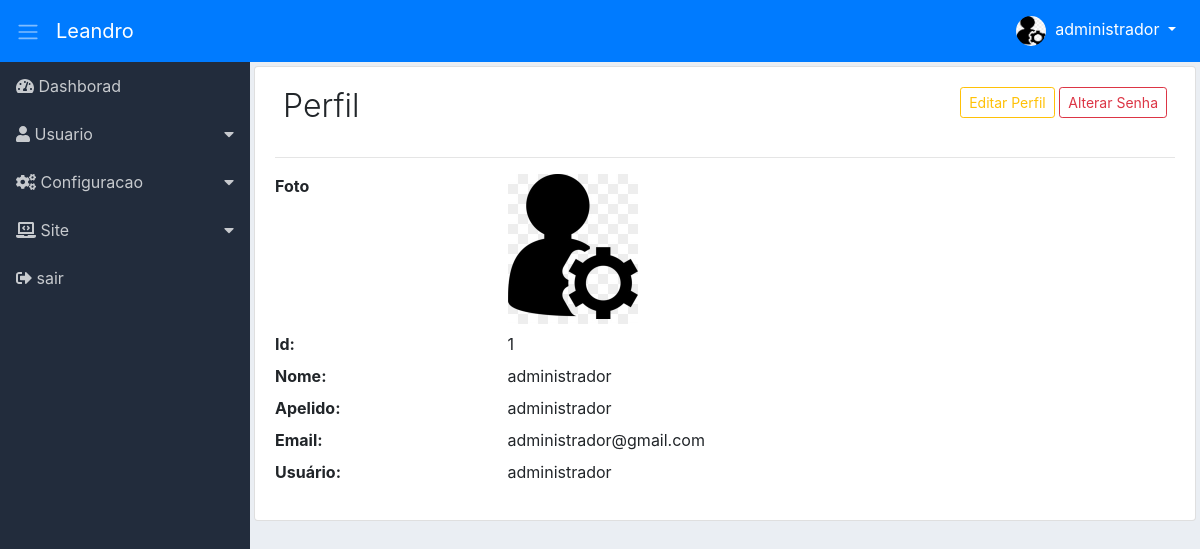
The app's page /adm/profile/profile-user (signed in) with its own data.
### tables this page shows
CREATE TABLE `adms_niveis_acessos_paginas` (
  `id` int(11) NOT NULL,
  `permissao` int(11) NOT NULL,
  `ordem` int(11) NOT NULL,
  `dropdown` int(11) NOT NULL DEFAULT 2,
  `lib_menu` int(11) NOT NULL DEFAULT 2,
  `adms_menu_id` int(11) NOT NULL DEFAULT 4,
  `adms_niveis_acesso_id` int(11) NOT NULL,
  `adms_pagina_id` int(11) NOT NULL,
  `created` datetime NOT NULL,
  `modified` datetime DEFAULT NULL
);

CREATE TABLE `adms_menus` (
  `id` int(11) NOT NULL,
  `nome` varchar(220) NOT NULL,
  `icone` varchar(40) NOT NULL,
  `ordem` int(11) NOT NULL,
  `adms_situacao_id` int(11) NOT NULL,
  `created` datetime NOT NULL,
  `modified` datetime DEFAULT NULL
);

CREATE TABLE `adms_usuarios` (
  `id` int(11) NOT NULL,
  `nome` varchar(220) NOT NULL,
  `apelido` varchar(220) DEFAULT NULL,
  `email` varchar(220) NOT NULL,
  `usuario` varchar(220) NOT NULL,
  `senha` varchar(220) NOT NULL,
  `recuperar_senha` varchar(220) DEFAULT NULL,
  `chave_descadastro` varchar(220) DEFAULT NULL,
  `config_email` varchar(120) DEFAULT NULL,
  `imagem` varchar(220) DEFAULT NULL,
  `adms_niveis_acesso_id` int(11) NOT NULL,
  `adms_situacao_user_id` int(11) NOT NULL,
  `created` datetime NOT NULL,
  `modified` datetime DEFAULT NULL
);

### adm/module/administrative/Controllers/Profile.php (called while the page is built, shortened)
<?php
class Profile
{
    private $dados;
    public function profileUser()
    {
        $profileUser = new \Module\administrative\Models\AdmsProfile();
        $this->dados['dadosProfile'] = $profileUser->profileUserModel();
        $listMenu = new \Module\administrative\Models\AdmsMenu();
        $this->dados['menu'] = $listMenu->itemMenu();
        $loadView = new \Config\ConfigView("administrative/Views/user/profile", $this->dados);
        $loadView->renderView();
    }
}

### adm/module/administrative/Models/helper/AdmsRead.php (called while the page is built, shortened)
<?php
class AdmsRead extends AdmsConn
{
    private $select;
    private $values;
    private $query;
    public function fullRead($query, $parseString = null)
    {
        $this->select = (string) $query;
        if (!empty($parseString)) {
            parse_str($parseString, $this->values);
        }
        $this->exeInstruction();
    }
    private function exeInstruction()
    {
        $this->conection();
        try {
            $this->getInstruction();
            $this->query->execute();
            $this->result = $this->query->fetchAll();
        } catch (Exception $exc) {
            $this->result = null;
        }
    }
    private function conection()
    {
        $this->conn = parent::getConn();
        $this->query = $this->conn->prepare($this->select);
        $this->query->setFetchMode(PDO::FETCH_ASSOC);
    }
    private function getInstruction()
    {
        if ($this->values) {
            foreach ($this->values as $Link => $Valor) {
                if ($Link == 'limit' || $Link == 'offset') {
                    $Valor = (int) $Valor;
                }
                $this->query->bindValue(":{$Link}", $Valor,
                        (is_int($Valor) ? PDO::PARAM_INT : PDO::PARAM_STR));
            }
        }
    }
}

### adm/module/administrative/Models/helper/AdmsConn.php (called while the page is built, shortened)
<?php
class AdmsConn
{
    public static $host = HOST;
    public static $Uuser = USER;
    public static $pass = PASS;
    public static $dbname = DBNAME;
    private static $connect = null;
    private static function connect()
    {
        try {
            if (self::$connect == null) {
                self::$connect = new PDO('mysql:host=' .self::$host . ';dbname='
                . self::$dbname, self::$Uuser, self::$pass);
            }
        } catch (Exception $exc) {
            echo 'mensagem: ' . $exc->getMessage();
            die;
        }
        return self::$connect;
    }
    public function getConn()
    {
        return self::connect();
    }
}

### adm/module/administrative/Models/AdmsMenu.php (called while the page is built, shortened)
<?php
class AdmsMenu
{
    public function itemMenu()
    {
        $listMenu = new \Module\administrative\Models\helper\AdmsRead();
        $listMenu->fullRead(
                "SELECT
                    nivpg.dropdown,
                    men.id id_menu,
                    men.nome nome_menu,
                    men.icone icone_menu,
                    pg.id id_pg,
                    pg.menu_controller pg_controller,
                    pg.menu_metodo pg_metodo,
                    pg.nome_pagina pg_nome,
                    pg.icone pg_icon
                FROM
                    adms_niveis_acessos_paginas nivpg
                INNER JOIN
                    adms_menus men
                    ON men.id = nivpg.adms_menu_id
                INNER JOIN
                    adms_paginas pg
                    ON pg.id = nivpg.adms_pagina_id
                WHERE
                    nivpg.adms_niveis_acesso_id =:adms_niveis_acesso_id
                    AND nivpg.permissao =:permissao
                    AND nivpg.lib_menu =:lib_menu
                ORDER BY
                    men.ordem, nivpg.ordem ASC",
                "adms_niveis_acesso_id=" . $_SESSION['userAccessLevel'] . "&permissao=1&lib_menu=1");
        $this->result = $listMenu->getResult();
        return $this->result;
    }
}

### adm/module/administrative/Models/AdmsProfile.php (called while the page is built, shortened)
<?php
class AdmsProfile
{
    public function profileUserModel()
    {
        $profileUser = new \Module\administrative\Models\helper\AdmsRead();
        $profileUser->fullRead(
                "SELECT *
                FROM adms_usuarios
                WHERE id =:id
                LIMIT :limit",
                "id=" . $_SESSION['userId'] . "&limit=1");
        $this->result = $profileUser->getResult();
        return $this->result;
    }
}

### adm/module/administrative/Views/user/profile.php (the view, shortened to what this page needs)
<div class="content p-1">
    <div class="list-group-item">
        <div class="d-flex">
            <div class="mr-auto p-2">
                <h2 class="display-4 titulo">Perfil</h2>
            </div>
            <div class="p-2">
                <span class="d-none d-md-block">
                    <a href="<?php echo URLADM . 'edit-profile/edit-profile-user'; ?>"
                       class="btn btn-outline-warning btn-sm">
                        Editar Perfil
                    </a>
                    <a href="<?php echo URLADM . 'modify-password/modify-pass'; ?>"
                       class="btn btn-outline-danger btn-sm">
                        Alterar Senha
                    </a>
                </span>
            </div>
        </div>
        <hr>
        <dl class="row">
            <?php
            if (!empty($this->dados['dadosProfile'][0])) {
                extract($this->dados['dadosProfile'][0]);
                ?>
                <dt class='col-sm-3'>Foto </dt>
                <dd class='col-sm-9'>
                    <?php
                    if (!empty($_SESSION['userImage'])) {
                        echo "<img src='" . URLADM . "assets/image/user/"
                        . $_SESSION['userId'] . "/" . $_SESSION['userImage'] . "'
                        witdh='150' height='150'>";
                    } else {
                        echo "<img src='" . URLADM . "assets/image/user/icone_usuario.png'
                                witdh='150' height='150'>";
                    }
                    ?>
                </dd>
                <dt class='col-sm-3'>Id: </dt>
                <dd class='col-sm-9'><?php echo $id; ?></dd>
                <dt class='col-sm-3'>Nome: </dt>
                <dd class='col-sm-9'><?php echo $nome; ?></dd>
                <dt class='col-sm-3'>Apelido: </dt>
                <dd class='col-sm-9'><?php echo $apelido; ?></dd>
                <dt class='col-sm-3'>Email: </dt>
                <dd class='col-sm-9'><?php echo $email; ?></dd>
                <dt class='col-sm-3 text-truncate'>Usuário:</dt>
                <dd class='col-sm-9'><?php echo $usuario; ?></dd>
                <?php
            }
            ?>
        </dl>
    </div>
</div>

### adm/module/administrative/Views/include/sidebar.php (shortened to what this page needs)
<div class="d-flex bd-highlight">
<nav class="sidebar">
    <ul class="list-unstyled">
        <?php
        $contDropdown = 0;
        $controDropFech = 0;
        foreach ($this->dados['menu'] as $menu) {
            extract($menu);
            if ($dropdown == 1) {
                if ($contDropdown != $id_menu) {
                    if (($controDropFech == 1) && ($contDropdown != 0)) {
                        echo "</ul></li>";
                        $controDropFech = 0;
                    }
                    echo "<li>
                        <a href='#submenu" . $id_menu . "' data-toggle='collapse'>
                            <i class='" . $icone_menu . "'></i> " . $nome_menu . "
                        </a>
                        <ul class='list-unstyled collapse' id='submenu" . $id_menu . "'>";
                    $contDropdown = $id_menu;
                }
                $controDropFech = 1;
            } else {
                if ($controDropFech == 1) {
                    echo "</ul></li>";
                    $controDropFech = 0;
                }
                echo "<li>
                        <a href='" . URLADM . $pg_controller . "/" . $pg_metodo . "'>
                        <i class='" . $icone_menu . "'></i> " . $nome_menu . "</a>
                    </li>";
            }
        }
        ?>
    </ul>
</nav>

### adm/assets/css/dashboard.css (style rules this page uses)
body { background-color: #EAEEF3; }
.sidebar { background-color: #222C3C; min-width: 250px; max-width: 250px; min-height: calc(100vh - 56px); transition: all 0.3s; }
.sidebar ul li a { display: block; padding: 0.75rem 1rem; color: #C7CACE; text-decoration: none; }
.sidebar [data-toggle="collapse"] { position: relative; }
.sidebar [data-toggle="collapse"]:before { content: "\f0d7"; font-family: "Font Awesome 5 Free"; font-weight: 900; position: absolute; right: 1rem; }
.content { width: 100%; }
.titulo { font-size: 2.0rem !important; }

### records on screen
adms_niveis_acessos_paginas: adms_menu.nome "Dashborad"
adms_niveis_acessos_paginas: adms_menu.nome "Usuario"
adms_niveis_acessos_paginas: adms_menu.nome "Configuracao"
adms_niveis_acessos_paginas: adms_menu.nome "Site"
adms_niveis_acessos_paginas: adms_menu.nome "sair"
adms_usuarios: id "1", nome "administrador", apelido "administrador", email "administrador@gmail.com", usuario "administrador"

### other values on screen
$nomeUser[0] "administrador"
